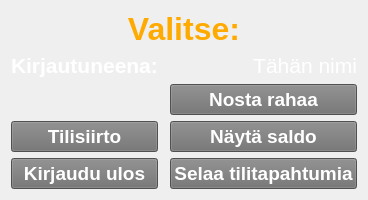
     <widget class="QWidget" name="mainMenuPage">
      <layout class="QVBoxLayout" name="verticalLayout">
       <item>
        <layout class="QGridLayout" name="mainGridLayout">
         <item row="5" column="0">
          <widget class="QPushButton" name="mainLogoutButton">
           <property name="sizePolicy">
            <sizepolicy hsizetype="Preferred" vsizetype="Preferred">
             <horstretch>0</horstretch>
             <verstretch>0</verstretch>
            </sizepolicy>
           </property>
           <property name="font">
            <font>
             <pointsize>14</pointsize>
             <weight>75</weight>
             <bold>true</bold>
            </font>
           </property>
           <property name="styleSheet">
            <string notr="true">background-color: rgb(112, 112, 112);
color: rgb(255, 255, 255);</string>
           </property>
           <property name="text">
            <string>Kirjaudu ulos</string>
           </property>
          </widget>
         </item>
         <item row="5" column="2">
          <widget class="QPushButton" name="mainTransactionButton">
           <property name="sizePolicy">
            <sizepolicy hsizetype="Preferred" vsizetype="Preferred">
             <horstretch>0</horstretch>
             <verstretch>0</verstretch>
            </sizepolicy>
           </property>
           <property name="font">
            <font>
             <pointsize>14</pointsize>
             <weight>75</weight>
             <bold>true</bold>
            </font>
           </property>
           <property name="styleSheet">
            <string notr="true">background-color: rgb(112, 112, 112);
color: rgb(255, 255, 255);</string>
           </property>
           <property name="text">
            <string>Selaa tilitapahtumia</string>
           </property>
          </widget>
         </item>
         <item row="1" column="0">
          <widget class="QLabel" name="mainHeaderLabel2">
           <property name="sizePolicy">
            <sizepolicy hsizetype="Preferred" vsizetype="Fixed">
             <horstretch>0</horstretch>
             <verstretch>0</verstretch>
            </sizepolicy>
           </property>
           <property name="font">
            <font>
             <pointsize>16</pointsize>
             <weight>75</weight>
             <bold>true</bold>
            </font>
           </property>
           <property name="styleSheet">
            <string notr="true">color: rgb(255, 255, 255);</string>
           </property>
           <property name="text">
            <string>Kirjautuneena:</string>
           </property>
          </widget>
         </item>
         <item row="0" column="0" colspan="3">
          <widget class="QLabel" name="mainHeaderLabel">
           <property name="sizePolicy">
            <sizepolicy hsizetype="Preferred" vsizetype="Fixed">
             <horstretch>0</horstretch>
             <verstretch>0</verstretch>
            </sizepolicy>
           </property>
           <property name="font">
            <font>
             <pointsize>24</pointsize>
             <weight>75</weight>
             <bold>true</bold>
            </font>
           </property>
           <property name="styleSheet">
            <string notr="true">color: rgb(255, 170, 0);</string>
           </property>
           <property name="text">
            <string>Valitse:</string>
           </property>
           <property name="alignment">
            <set>Qt::AlignCenter</set>
           </property>
          </widget>
         </item>
         <item row="3" column="2">
          <widget class="QPushButton" name="mainBalanceButton">
           <property name="enabled">
            <bool>true</bool>
           </property>
           <property name="sizePolicy">
            <sizepolicy hsizetype="Preferred" vsizetype="Preferred">
             <horstretch>0</horstretch>
             <verstretch>0</verstretch>
            </sizepolicy>
           </property>
           <property name="font">
            <font>
             <pointsize>14</pointsize>
             <weight>75</weight>
             <bold>true</bold>
            </font>
           </property>
           <property name="styleSheet">
            <string notr="true">background-color: rgb(112, 112, 112);
color: rgb(255, 255, 255);</string>
           </property>
           <property name="text">
            <string>Näytä saldo</string>
           </property>
          </widget>
         </item>
         <item row="1" column="1" colspan="2">
          <widget class="QLabel" name="mainNameLabel">
           <property name="font">
            <font>
             <pointsize>16</pointsize>
             <weight>50</weight>
             <bold>false</bold>
            </font>
           </property>
           <property name="styleSheet">
            <string notr="true">color: rgb(255, 255, 255);</string>
           </property>
           <property name="text">
            <string>Tähän nimi</string>
           </property>
           <property name="alignment">
            <set>Qt::AlignRight|Qt::AlignTrailing|Qt::AlignVCenter</set>
           </property>
          </widget>
         </item>
         <item row="2" column="2">
          <widget class="QPushButton" name="mainWithdrawButton">
           <property name="sizePolicy">
            <sizepolicy hsizetype="Preferred" vsizetype="Preferred">
             <horstretch>0</horstretch>
             <verstretch>0</verstretch>
            </sizepolicy>
           </property>
           <property name="font">
            <font>
             <pointsize>14</pointsize>
             <weight>75</weight>
             <bold>true</bold>
            </font>
           </property>
           <property name="styleSheet">
            <string notr="true">background-color: rgb(112, 112, 112);
color: rgb(255, 255, 255);</string>
           </property>
           <property name="text">
            <string>Nosta rahaa</string>
           </property>
          </widget>
         </item>
         <item row="3" column="0">
          <widget class="QPushButton" name="mainTransferButton">
           <property name="sizePolicy">
            <sizepolicy hsizetype="Preferred" vsizetype="Preferred">
             <horstretch>0</horstretch>
             <verstretch>0</verstretch>
            </sizepolicy>
           </property>
           <property name="font">
            <font>
             <pointsize>14</pointsize>
             <weight>75</weight>
             <bold>true</bold>
            </font>
           </property>
           <property name="styleSheet">
            <string notr="true">background-color: rgb(112, 112, 112);
color: rgb(255, 255, 255);</string>
           </property>
           <property name="text">
            <string>Tilisiirto</string>
           </property>
          </widget>
         </item>
        </layout>
       </item>
      </layout>
     </widget>
